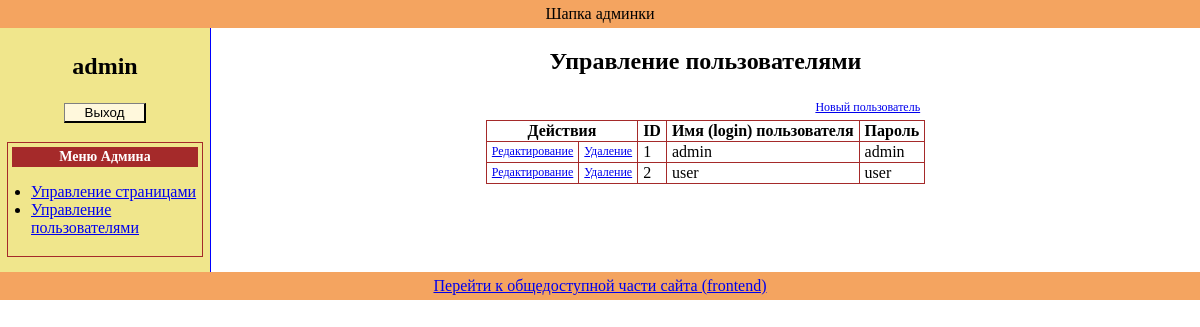
The app's page /admin/index.php?obj=users (signed in) with its own data.
### tables this page shows
CREATE TABLE IF NOT EXISTS `users` (
  `id` int(11) NOT NULL AUTO_INCREMENT,
  `name` varchar(50) NOT NULL,
  `pass` varchar(50) DEFAULT NULL,
  PRIMARY KEY (`id`)
);

### admin/classes/userClass.php (called while the page is built, shortened)
<?php
class userClass {
  private $pdo;
  private $table = 'users';
  function __construct($pdo) {
    if ($pdo) {
      $this->pdo = $pdo;
    } else {
      echo 'Не удалось установить соединение с серверм БД';
    }
  }
  public function selectAll($limit = 0, $offset = 0) {
    $q_res = $this->pdo->query('SELECT * FROM ' . $this->table . (($limit == 0) ? '' : ' LIMIT ' . $offset . ', ' . $limit));
    return $q_res->fetchAll(PDO::FETCH_ASSOC);
  }
}

### admin/blocks/users_manag.php (the view, shortened to what this page needs)
<?php
if ((isset($_GET['obj'])) & ($_GET['obj'] == 'users')) {
  $usersObj = new userClass($pdo);
  ?>
  <h2>Управление пользователями</h2>
  <table id="users_manag_tab" class="manag_tab">
    <caption>
      <a href="?obj=users&action=new">
        Новый пользователь
      </a>
    </caption>
    <tr>
      <th class="buts" colspan="2">Действия</th>
      <th class="id">ID</th>
      <th class="user_name">Имя (login) пользователя</th>
      <th class="user_pass">Пароль</th>
    </tr>
    <?php
    $users = $usersObj->selectAll();
    foreach ($users as $user) {
      ?>
      <tr>
        <td class="but_edit">
          <a href="?obj=users&action=edit&user_id=<?php echo $user['id']; ?>">
            Редактирование
          </a>
        </td>
        <td class="but_delete">
          <a href="?obj=users&action=delete&user_id=<?php echo $user['id']; ?>">
            Удаление
          </a>
        </td>
        <td class="id"><?php echo $user['id']; ?></td>
        <td class="user_name"><?php echo $user['name']; ?></td>
        <td class="user_pass"><?php echo $user['pass']; ?></td>
      </tr>
    <?php } ?>
  </table>
<?php } ?>

### css/screen.css (style rules this page uses)
body { font-family: verdana; text-align: center; margin: 0px; padding: 0px; }
.manag_tab { border-collapse: collapse; border-spacing: 0; margin: 5px auto; }
.manag_tab caption { text-align: right; padding: 5px; }
.manag_tab td, .manag_tab th { border: 1px solid brown; padding: 1px 5px; }
.manag_tab a { font-size: 12px; }

### records on screen
users: id "1", name "admin", pass "admin"
users: id "2", name "user", pass "user"

### other values on screen
$_SESSION["name"] "admin"
